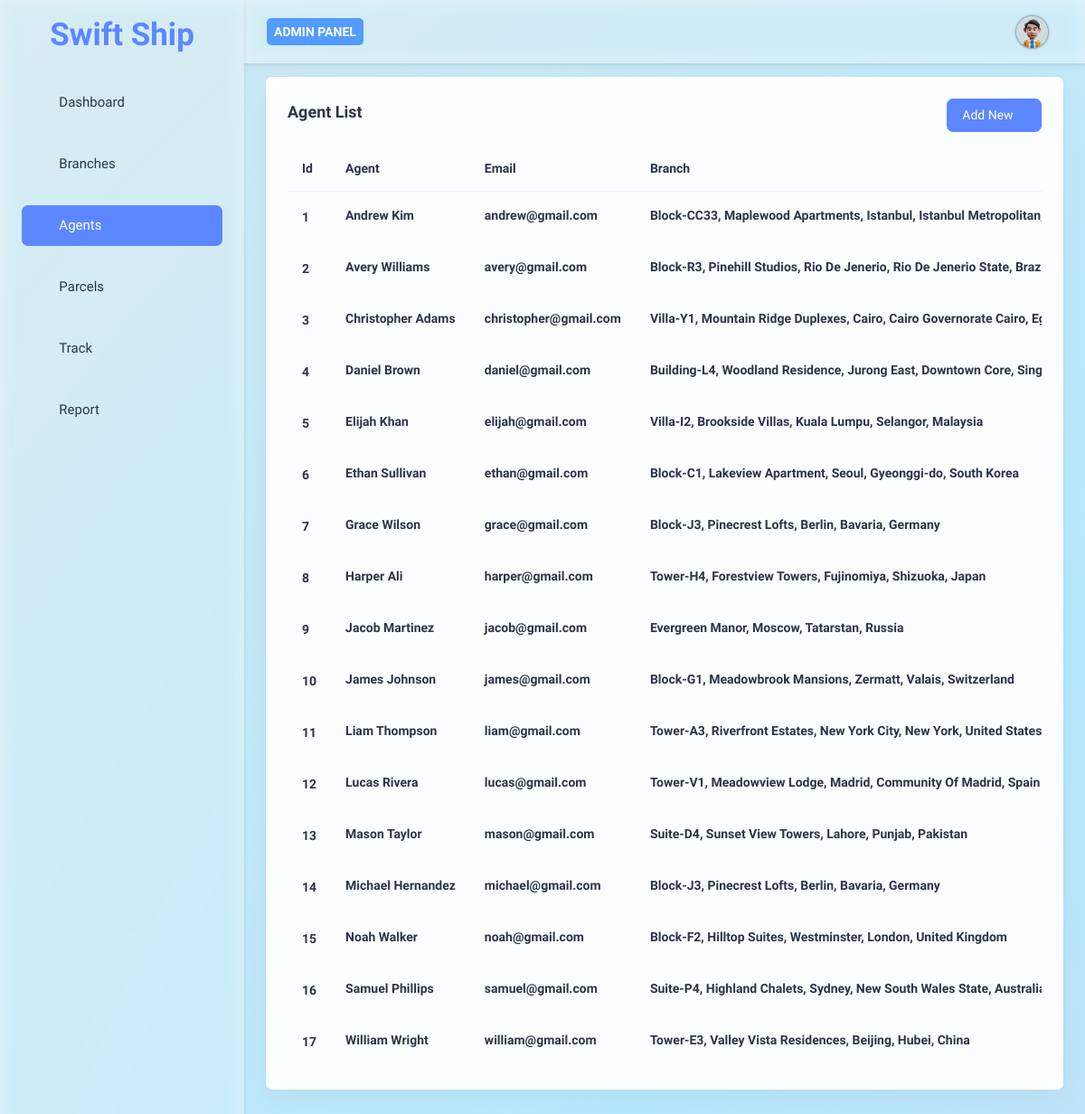
The app's page /admin/php/agent_list.php (signed in) with its own data.
### tables this page shows
CREATE TABLE `users` (
  `id` int(30) NOT NULL,
  `firstname` varchar(200) NOT NULL,
  `lastname` varchar(200) NOT NULL,
  `email` varchar(200) NOT NULL,
  `password` text NOT NULL,
  `type` tinyint(1) NOT NULL DEFAULT 2 COMMENT '1 = admin, 2 = staff, 3 = user',
  `branch_id` int(30) NOT NULL,
  `date_created` datetime NOT NULL DEFAULT current_timestamp()
);

### admin/php/agent_list.php (the view, shortened to what this page needs)
<?php include("db_connect.php");
if (isset($_SESSION["log_email"])) {
?>
<!DOCTYPE html>
<html lang="en">
<head>
    <link rel="stylesheet" href="../assets/css/styles.min.css" />
</head>
<body>
    <div class="page-wrapper" id="main-wrapper" data-layout="vertical" data-navbarbg="skin6" data-sidebartype="full"
        data-sidebar-position="fixed" data-header-position="fixed">
        <?php include("sidebar.php") ?>
        <div class="body-wrapper">
            <?php include("header.php")?>
            <div class="container-fluid">
                <div class="row">
                    <div class="col-lg-12 d-flex align-items-stretch">
                        <div class="card w-100">
                            <div class="card-body p-4">
                            <div class="row">
                        <div class="col-md-12 d-flex justify-content-between align-items-center mb-3">
                            <h5 class="card-title fw-semibold">Agent List</h5>
                            <button type="button" data-bs-toggle="modal" data-bs-target="#addAgentModal" class="btn btn-primary">
                                Add New <i class="ti ti-plus"></i>
                            </button>
                        </div>
                    </div>
                                <div class="table-responsive">
                                    <table class="table text-nowrap mb-0 align-middle" id="table-data">
                                        <thead class="text-dark fs-4">
                                            <tr>
                                                <th class="border-bottom-1">
                                                    <h6 class="fw-semibold mb-0">Id</h6>
                                                </th>
                                                <th class="border-bottom-1">
                                                    <h6 class="fw-semibold mb-0">Agent</h6>
                                                </th>
                                                <th class="border-bottom-1">
                                                    <h6 class="fw-semibold mb-0">Email</h6>
                                                </th>
                                                <th class="border-bottom-1">
                                                    <h6 class="fw-semibold mb-0">Branch</h6>
                                                </th>
                                            </tr>
                                        </thead>
                                        <tbody>
                                            <?php $qry = $conn->query("SELECT u.*,concat(u.firstname,' ',u.lastname) as name,concat(b.street,', ',b.city,', ',b.state,', ',b.country) as baddress FROM users u inner join branches b on b.id = u.branch_id where u.type = 2 order by concat(u.firstname,' ',u.lastname) asc ");
                          $index = 1;
                          while ($row = $qry->fetch_assoc()):
                    ?>
                                            <tr>
                                                <td class="border-bottom-0">
                                                    <h6 class="fw-semibold mb-0"><?php echo $index; $index++?></h6>
                                                </td>
                                                <td class="border-bottom-0">
                                                    <h6 class="fw-semibold mb-1"><?php echo ucwords($row['name']) ?>
                                                    </h6>
                                                </td>
                                                <td class="border-bottom-0">
                                                    <h6 class="fw-semibold mb-1">
                                                        <?php echo ($row['email']) ?>
                                                    </h6>
                                                </td>
                                                <td class="border-bottom-0">
                                                    <div class="d-flex align-items-center gap-2">
                                                        <h6 class="fw-semibold mb-1">
                                                            <?php echo ucwords($row['baddress']) ?></h6>
                                        </div>
                                    </td>
                                </tr>
                                <?php endwhile;?>
                                        </tbody>
                                    </table>
                                </div>
                            </div>
                        </div>
                    </div>
                </div>
            </div>
        </div>
    </div>
</body>
</html>
<?php  } else {
  header("Location: ../../index.php");
} ?>

### admin/php/sidebar.php (shortened to what this page needs)
<aside class="left-sidebar">
        <div>
          <div
            class="brand-logo d-flex align-items-center justify-content-between"
          >
          <a href="./index.php" class="text-nowrap logo-img text-center d-block w-100 mt-3">
                  <h1 class="text-primary fw-semibold">Swift Ship</h1>
                </a>
          </div>
          <nav class="sidebar-nav scroll-sidebar" data-simplebar="">
            <ul id="sidebarnav">
              <br />
              <li class="sidebar-item">
                <a
                  class="sidebar-link"
                  href="./index.php"
                  aria-expanded="false"
                >
                  <span>
                    <i class="ti ti-layout-dashboard"></i>
                  </span>
                  <span class="hide-menu">Dashboard</span>
                </a>
              </li>
              <br />
              <?php if ($_SESSION['log_type'] != '2') {?>
              <li class="sidebar-item">
                <a
                class="sidebar-link"
                href="./branch_list.php"
                aria-expanded="false"
                >
                <span>
                  <i class="ti ti-building"></i>
                </span>
                <span class="hide-menu">Branches</span>
              </a>
            </li>
            <br />
          <?php }?>
          <?php if ($_SESSION['log_type'] != '2') {?>
              <li class="sidebar-item">
                <a
                  class="sidebar-link"
                  href="./agent_list.php"
                  aria-expanded="false"
                >
                  <span>
                    <i class="ti ti-user"></i>
                  </span>
                  <span class="hide-menu">Agents</span>
                </a>
              </li>
              <br />
              <?php }?>
              <li class="sidebar-item">
                <a
                  class="sidebar-link"
                  href="./parcel_list.php"
                  aria-expanded="false"
                >
                  <span>
                    <i class="ti ti-gift"></i>
                  </span>
                  <span class="hide-menu">Parcels</span>
                </a>
              </li>
              <br />
              <li class="sidebar-item">
                <a
                  class="sidebar-link"
                  href="./track.php"
                  aria-expanded="false"
                >
                  <span>
                    <i class="ti ti-location"></i>
                  </span>
                  <span class="hide-menu">Track</span>
                </a>
              </li>
              <br />
              <li class="sidebar-item">
                <a
                  class="sidebar-link"
                  href="./report.php"
                  aria-expanded="false"
                >
                  <span>
                    <i class="ti ti-file-description"></i>
                  </span>
                  <span class="hide-menu">Report</span>
                </a>
              </li>
              <br />
            </ul>
          </nav>
        </div>
      </aside>

### admin/php/header.php (shortened to what this page needs)
<?php
  include("db_connect.php");
?>
<header class="app-header">
          <nav class="navbar navbar-expand-lg navbar-light">
            <ul class="navbar-nav align-items-center">
              <li class="nav-item">
                <h6 class="badge bg-info rounded-1 py-2 px-2 fw-semibold m-0"><?php
                $id = $_SESSION['log_id'];
                $qry = $conn->query("SELECT * FROM users WHERE id = $id")->fetch_assoc();
                switch ($qry['type']) {
                  case '1':
                    echo'ADMIN PANEL';
                    break;
                }
                ?></h6>
              </li>
            </ul>
            <div
              class="navbar-collapse justify-content-end px-0"
              id="navbarNav"
            >
              <ul
                class="navbar-nav flex-row ms-auto align-items-center justify-content-end"
              >
                <li class="nav-item dropdown">
                  <a
                    class="nav-link nav-icon-hover"
                    href="javascript:void(0)"
                    id="drop2"
                    data-bs-toggle="dropdown"
                    aria-expanded="false"
                  >
                    <img
                      src="../assets/images/profile/user-1.jpg"
                      alt=""
                      width="35"
                      height="35"
                      class="user-img rounded-circle"
                    />
                  </a>
                </li>
              </ul>
            </div>
          </nav>
        </header>

### records on screen
users: name "Andrew Kim", email "andrew@gmail.com", baddress "Block-CC33, Maplewood Apartments, Istanbul, Istanbul…"
users: name "Avery Williams", email "avery@gmail.com", baddress "Block-R3, Pinehill Studios, Rio De Jenerio, Rio De Jenerio State,…"
users: name "Christopher Adams", email "christopher@gmail.com", baddress "Villa-Y1, Mountain Ridge Duplexes, Cairo, Cairo Governorate Cairo,…"
users: name "Daniel Brown", email "daniel@gmail.com", baddress "Building-L4, Woodland Residence, Jurong East, Downtown Core,…"
users: name "Elijah Khan", email "elijah@gmail.com", baddress "Villa-I2, Brookside Villas, Kuala Lumpu, Selangor, Malaysia"
users: name "Ethan Sullivan", email "ethan@gmail.com", baddress "Block-C1, Lakeview Apartment, Seoul, Gyeonggi-do, South Korea"
users: name "Grace Wilson", email "grace@gmail.com", baddress "Block-J3, Pinecrest Lofts, Berlin, Bavaria, Germany"
users: name "Harper Ali", email "harper@gmail.com", baddress "Tower-H4, Forestview Towers, Fujinomiya, Shizuoka, Japan"
users: name "Jacob Martinez", email "jacob@gmail.com", baddress "Evergreen Manor, Moscow, Tatarstan, Russia"
users: name "James Johnson", email "james@gmail.com", baddress "Block-G1, Meadowbrook Mansions, Zermatt, Valais, Switzerland"
users: name "Liam Thompson", email "liam@gmail.com", baddress "Tower-A3, Riverfront Estates, New York City, New York, United States"
users: name "Lucas Rivera", email "lucas@gmail.com", baddress "Tower-V1, Meadowview Lodge, Madrid, Community Of Madrid, Spain"
users: name "Mason Taylor", email "mason@gmail.com", baddress "Suite-D4, Sunset View Towers, Lahore, Punjab, Pakistan"
users: name "Michael Hernandez", email "michael@gmail.com", baddress "Block-J3, Pinecrest Lofts, Berlin, Bavaria, Germany"
users: name "Noah Walker", email "noah@gmail.com", baddress "Block-F2, Hilltop Suites, Westminster, London, United Kingdom"
users: name "Samuel Phillips", email "samuel@gmail.com", baddress "Suite-P4, Highland Chalets, Sydney, New South Wales State,…"
users: name "William Wright", email "william@gmail.com", baddress "Tower-E3, Valley Vista Residences, Beijing, Hubei, China"
